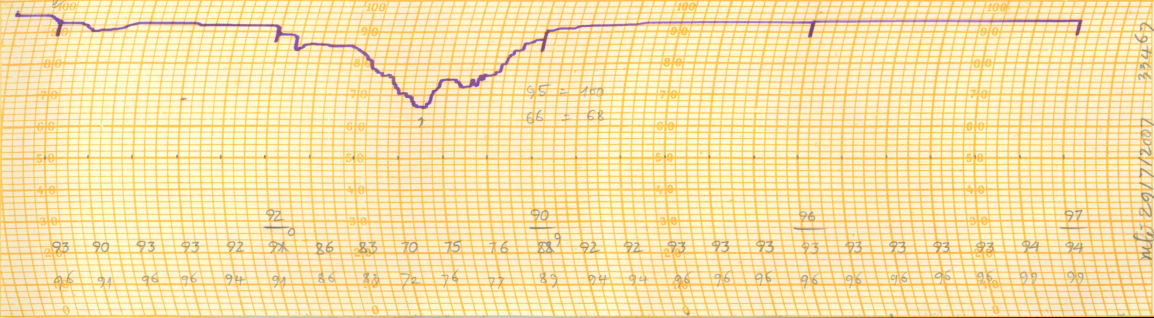
#> input picture Colab Notebooks/xu_ly_anh/Python code test/am_muong_te_T72007_10_2.png, 2308 x 636 px (shown at 1/2 size)
$ python 'edge detector with canny.py'
#> lines starting #> are read from the running program, lines starting #| are printed output that depends on the picture
import numpy as np
import cv2 as cv
from matplotlib import pyplot as plt

img = cv.imread('am_muong_te_T72007_10_2.png',1)
#> img is the input picture: shape (636, 2308, 3); mean B, G, R 167.3, 225.9, 248.9
edges = cv.Canny(img,100,200)
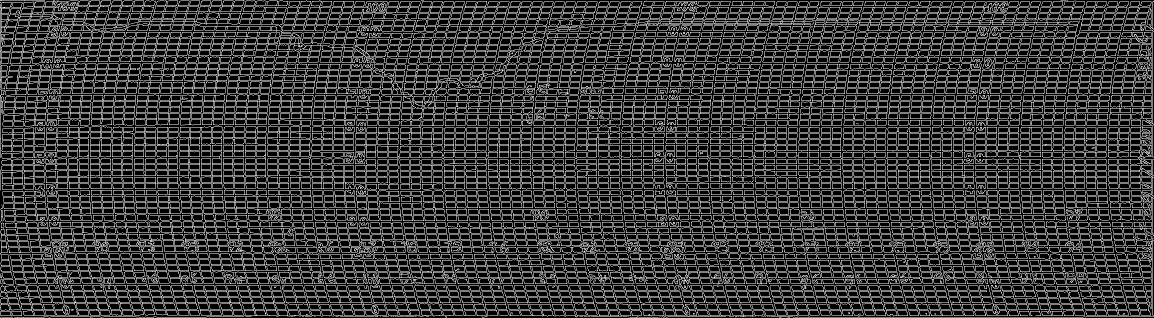
#> edges: shape (636, 2308) (shown at 1/2 size); 21.6% white in thin lines or dots

lines = cv.HoughLinesP(edges,rho = 1,theta = 1*np.pi/180,
	threshold = 100,minLineLength = 100,maxLineGap = 50)
#> lines = 720 rows, first 6: [2194, 595, 2305, 595], [1, 605, 2305, 605], [1, 567, 2305, 567], [1, 580, 2305, 580], [1, 618, 2305, 618], [467, 517, 1177, 517]

cv.inRange(img, np.array([50, 150, 150]), np.array([125, 225, 255]))

plt.subplot(121),plt.imshow(img,cmap = 'gray')
plt.title('Original Image'), plt.xticks([]), plt.yticks([])
plt.subplot(122),plt.imshow(edges,cmap = 'gray')
plt.title('Edge Image'), plt.xticks([]), plt.yticks([])

cv.imwrite('xulyanh.jpg',edges)
cv.imwrite('anhmauu.jpg',img)

cv.waitKey(0)
cv.destroyAllWindows()
plt.show()
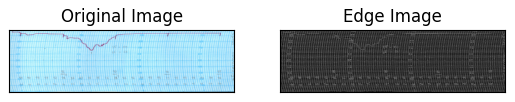
#> figure drawn by matplotlib, 2 panels; B, G, R data is drawn as R, G, B

$ run again, with Colab Notebooks/xu_ly_anh/Python code test/anh crop1.png copied over Colab Notebooks/xu_ly_anh/Python code test/am_muong_te_T72007_10_2.png
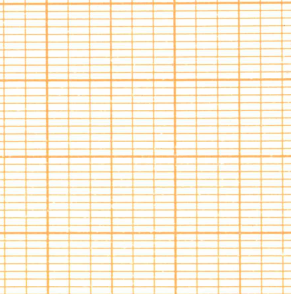
#> input picture Colab Notebooks/xu_ly_anh/Python code test/anh crop1.png, 291 x 294 px
#> img is the input picture: shape (294, 291, 3); mean B, G, R 221.2, 241, 250.8
#> `edges = cv.Canny(img,100,200)`:
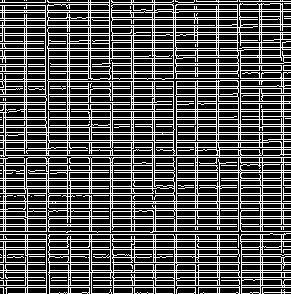
#> edges: shape (294, 291); 31.8% white in thin lines or dots
#> lines = 107 rows, first 6: [3, 208, 290, 208], [0, 193, 290, 193], [0, 203, 290, 203], [3, 195, 290, 195], [0, 241, 290, 241], [0, 285, 290, 285]
#> `plt.show()`:
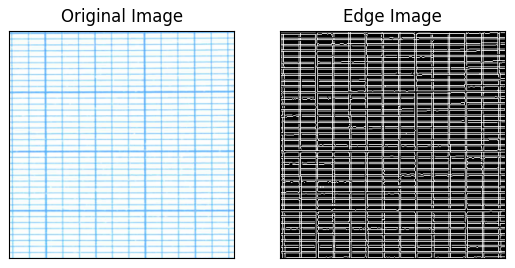
#> figure drawn by matplotlib, 2 panels; B, G, R data is drawn as R, G, B

$ run again, with Colab Notebooks/xu_ly_anh/Python code test/anh crop2.png copied over Colab Notebooks/xu_ly_anh/Python code test/am_muong_te_T72007_10_2.png
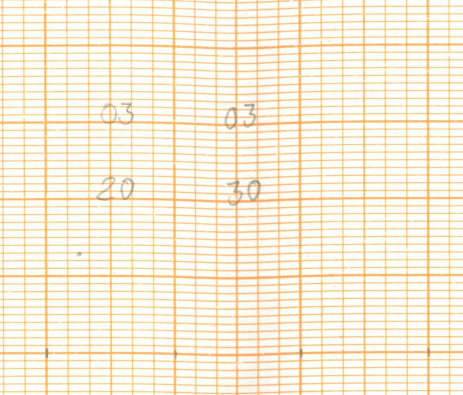
#> input picture Colab Notebooks/xu_ly_anh/Python code test/anh crop2.png, 463 x 395 px
#> img is the input picture: shape (395, 463, 3); mean B, G, R 217.8, 238.9, 250.4
#> `edges = cv.Canny(img,100,200)`:
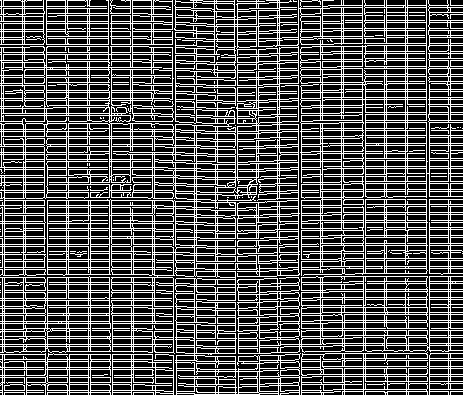
#> edges: shape (395, 463); 31.5% white in thin lines or dots
#> lines = 230 rows, first 6: [277, 393, 277, 0], [450, 394, 450, 0], [386, 392, 386, 0], [365, 394, 365, 3], [196, 394, 196, 0], [2, 330, 462, 330]
#> `plt.show()`:
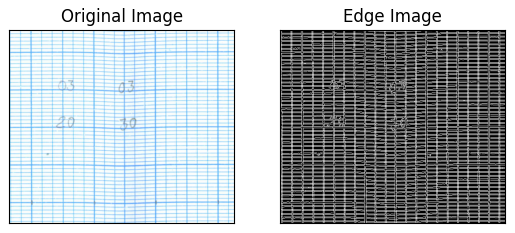
#> figure drawn by matplotlib, 2 panels; B, G, R data is drawn as R, G, B

$ run again, with Colab Notebooks/xu_ly_anh/Python code test/mua_muong_teT52019_8_1.png copied over Colab Notebooks/xu_ly_anh/Python code test/am_muong_te_T72007_10_2.png
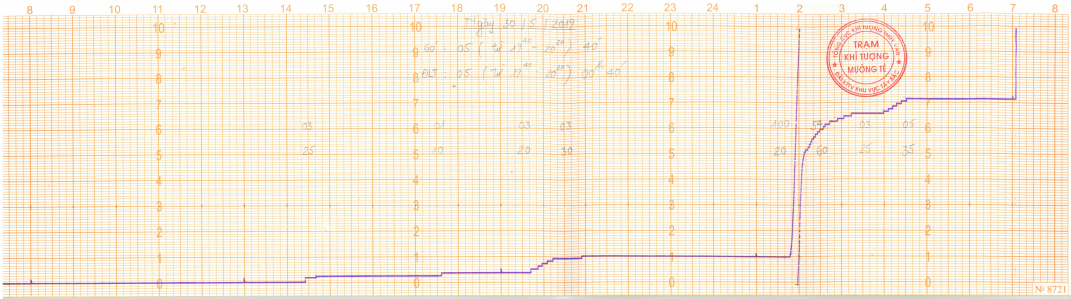
#> input picture Colab Notebooks/xu_ly_anh/Python code test/mua_muong_teT52019_8_1.png, 3213 x 897 px (shown at 1/3 size)
#> img is the input picture: shape (897, 3213, 3); mean B, G, R 218.1, 237.3, 249.5
#> `edges = cv.Canny(img,100,200)`:
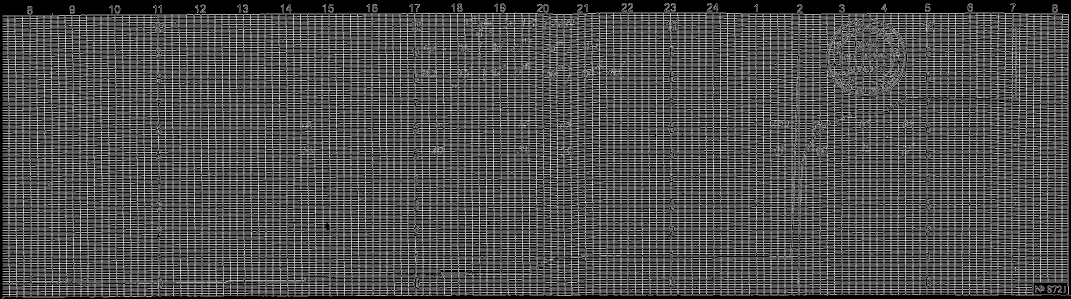
#> edges: shape (897, 3213) (shown at 1/3 size); 29.9% white in thin lines or dots
#> lines = 1006 rows, first 6: [85, 599, 3205, 599], [144, 514, 2251, 514], [223, 391, 3205, 391], [8, 322, 1502, 322], [184, 468, 3205, 468], [9, 792, 3204, 792]
#> `plt.show()`:
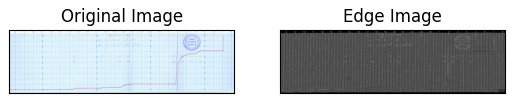
#> figure drawn by matplotlib, 2 panels; B, G, R data is drawn as R, G, B
